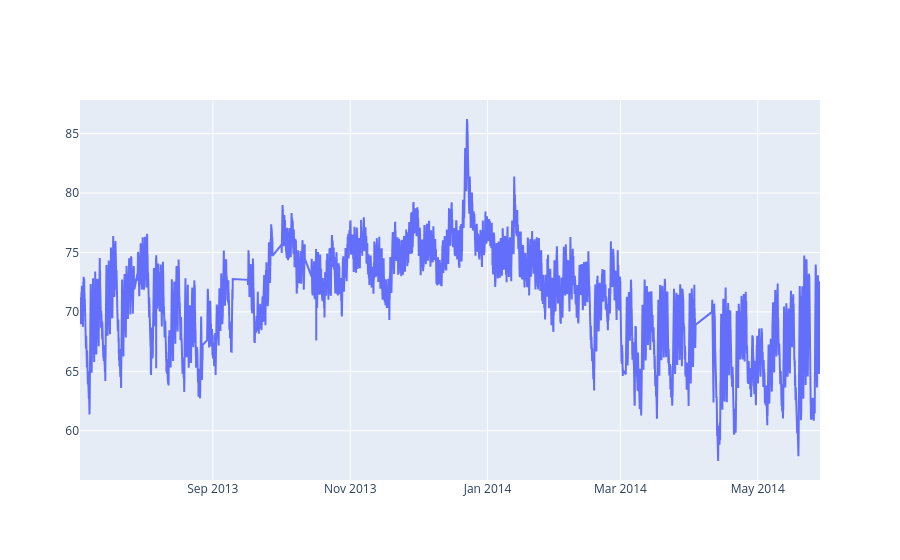

Notebook source saved alongside this figure:
### Code cell
fig = go.Figure([go.Scatter(x = df_raw['timestamp'], y = df_raw['value'])])
fig.show()

### Figure 1 — Plotly figure (JSON) as saved in the notebook; plotly's stock layout.template omitted (floating-point values rounded to 4 significant figures; data arrays with more than 128 entries replaced by an {"elided": "..."} marker saying what was removed)
{"data": [{"type": "scatter", "x": {"elided": "7267 str values"}, "y": {"elided": "7267 float values"}}], "layout": {}}
